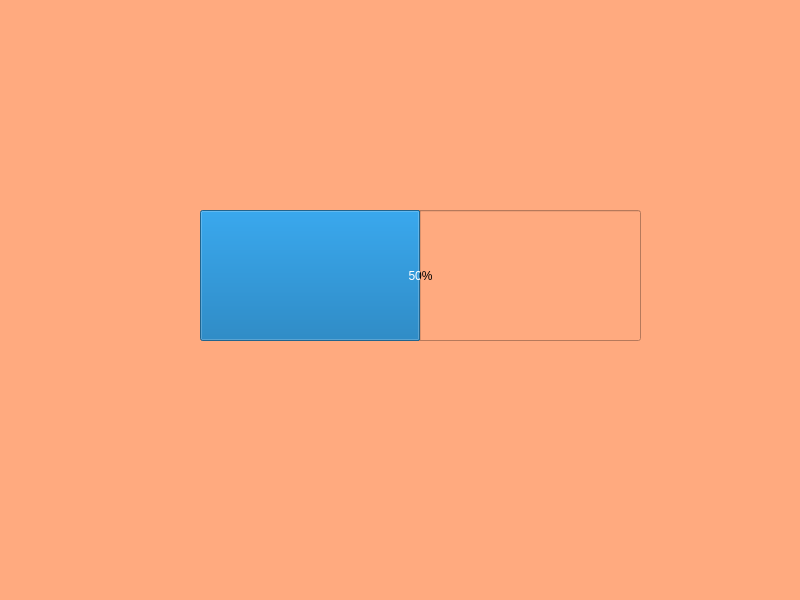
<?xml version="1.0" encoding="UTF-8"?>
<ui version="4.0">
 <class>Dialog4</class>
 <widget class="QDialog" name="Dialog4">
  <property name="geometry">
   <rect>
    <x>0</x>
    <y>0</y>
    <width>800</width>
    <height>600</height>
   </rect>
  </property>
  <property name="windowTitle">
   <string>Dialog</string>
  </property>
  <property name="styleSheet">
   <string notr="true">background-color: rgb(255, 170, 127);</string>
  </property>
  <widget class="QProgressBar" name="progressBar">
   <property name="geometry">
    <rect>
     <x>200</x>
     <y>210</y>
     <width>441</width>
     <height>131</height>
    </rect>
   </property>
   <property name="styleSheet">
    <string notr="true">font: 15pt &quot;Stencil&quot;;</string>
   </property>
   <property name="value">
    <number>50</number>
   </property>
   <property name="orientation">
    <enum>Qt::Horizontal</enum>
   </property>
   <property name="invertedAppearance">
    <bool>false</bool>
   </property>
   <property name="textDirection">
    <enum>QProgressBar::TopToBottom</enum>
   </property>
  </widget>
 </widget>
 <resources/>
 <connections/>
</ui>
